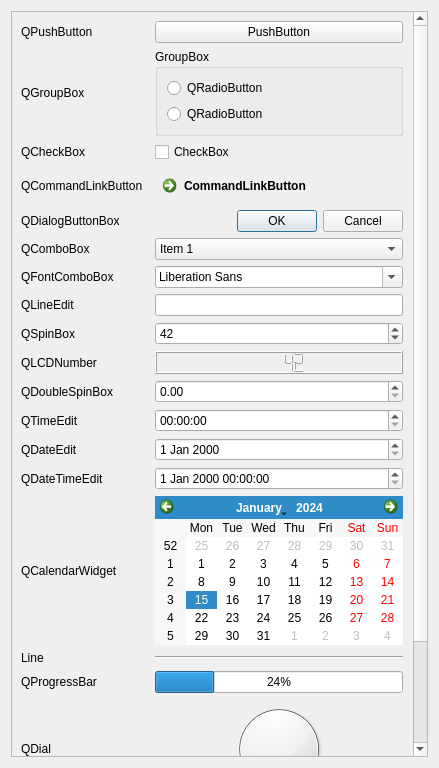
<?xml version="1.0" encoding="UTF-8"?>
<ui version="4.0">
 <class>TabSimple</class>
 <widget class="QWidget" name="TabSimple">
  <property name="geometry">
   <rect>
    <x>0</x>
    <y>0</y>
    <width>439</width>
    <height>768</height>
   </rect>
  </property>
  <property name="windowTitle">
   <string>Form</string>
  </property>
  <layout class="QVBoxLayout" name="verticalLayout_2">
   <item>
    <widget class="QScrollArea" name="scrollArea">
     <property name="widgetResizable">
      <bool>true</bool>
     </property>
     <widget class="QWidget" name="scrollAreaWidgetContents">
      <property name="geometry">
       <rect>
        <x>0</x>
        <y>-209</y>
        <width>423</width>
        <height>943</height>
       </rect>
      </property>
      <layout class="QGridLayout" name="gridLayout">
       <item row="18" column="2">
        <widget class="QProgressBar" name="progressBar">
         <property name="value">
          <number>24</number>
         </property>
        </widget>
       </item>
       <item row="8" column="2">
        <widget class="QSpinBox" name="spinBox">
         <property name="value">
          <number>42</number>
         </property>
        </widget>
       </item>
       <item row="0" column="0">
        <widget class="QLabel" name="label">
         <property name="text">
          <string>QPushButton</string>
         </property>
        </widget>
       </item>
       <item row="4" column="0">
        <widget class="QLabel" name="label_5">
         <property name="text">
          <string>QDialogButtonBox</string>
         </property>
        </widget>
       </item>
       <item row="1" column="2">
        <widget class="QGroupBox" name="groupBox">
         <property name="title">
          <string>GroupBox</string>
         </property>
         <layout class="QVBoxLayout" name="verticalLayout">
          <item>
           <widget class="QRadioButton" name="radioButton">
            <property name="text">
             <string>QRadioButton</string>
            </property>
           </widget>
          </item>
          <item>
           <widget class="QRadioButton" name="radioButton_2">
            <property name="text">
             <string>QRadioButton</string>
            </property>
           </widget>
          </item>
         </layout>
        </widget>
       </item>
       <item row="7" column="0">
        <widget class="QLabel" name="label_8">
         <property name="text">
          <string>QLineEdit</string>
         </property>
        </widget>
       </item>
       <item row="11" column="2">
        <widget class="QTimeEdit" name="timeEdit"/>
       </item>
       <item row="8" column="0">
        <widget class="QLabel" name="label_9">
         <property name="text">
          <string>QSpinBox</string>
         </property>
        </widget>
       </item>
       <item row="19" column="0">
        <widget class="QLabel" name="label_14">
         <property name="text">
          <string>QDial</string>
         </property>
        </widget>
       </item>
       <item row="10" column="2">
        <widget class="QDoubleSpinBox" name="doubleSpinBox"/>
       </item>
       <item row="0" column="2">
        <widget class="QPushButton" name="pushButton">
         <property name="text">
          <string>PushButton</string>
         </property>
        </widget>
       </item>
       <item row="5" column="0">
        <widget class="QLabel" name="label_6">
         <property name="text">
          <string notr="true">QComboBox</string>
         </property>
        </widget>
       </item>
       <item row="3" column="2">
        <widget class="QCommandLinkButton" name="commandLinkButton">
         <property name="text">
          <string>CommandLinkButton</string>
         </property>
        </widget>
       </item>
       <item row="2" column="0">
        <widget class="QLabel" name="label_3">
         <property name="text">
          <string>QCheckBox</string>
         </property>
        </widget>
       </item>
       <item row="22" column="3">
        <spacer name="horizontalSpacer">
         <property name="orientation">
          <enum>Qt::Horizontal</enum>
         </property>
         <property name="sizeHint" stdset="0">
          <size>
           <width>40</width>
           <height>20</height>
          </size>
         </property>
        </spacer>
       </item>
       <item row="20" column="2">
        <widget class="QSlider" name="horizontalSlider">
         <property name="maximum">
          <number>100</number>
         </property>
         <property name="orientation">
          <enum>Qt::Horizontal</enum>
         </property>
        </widget>
       </item>
       <item row="17" column="2">
        <widget class="Line" name="line">
         <property name="orientation">
          <enum>Qt::Horizontal</enum>
         </property>
        </widget>
       </item>
       <item row="3" column="0">
        <widget class="QLabel" name="label_4">
         <property name="text">
          <string>QCommandLinkButton</string>
         </property>
        </widget>
       </item>
       <item row="21" column="0">
        <widget class="QLabel" name="label_16">
         <property name="text">
          <string>QScrollBar</string>
         </property>
        </widget>
       </item>
       <item row="7" column="2">
        <widget class="QLineEdit" name="lineEdit"/>
       </item>
       <item row="18" column="0">
        <widget class="QLabel" name="label_21">
         <property name="text">
          <string>QProgressBar</string>
         </property>
        </widget>
       </item>
       <item row="13" column="0">
        <widget class="QLabel" name="label_13">
         <property name="text">
          <string>QDateTimeEdit</string>
         </property>
        </widget>
       </item>
       <item row="4" column="1" colspan="2">
        <widget class="QDialogButtonBox" name="buttonBox">
         <property name="standardButtons">
          <set>QDialogButtonBox::Cancel|QDialogButtonBox::Ok</set>
         </property>
        </widget>
       </item>
       <item row="17" column="0">
        <widget class="QLabel" name="label_20">
         <property name="text">
          <string>Line</string>
         </property>
        </widget>
       </item>
       <item row="22" column="0">
        <widget class="QLabel" name="label_17">
         <property name="text">
          <string>QKeySequenceEdit</string>
         </property>
        </widget>
       </item>
       <item row="10" column="0">
        <widget class="QLabel" name="label_10">
         <property name="text">
          <string>QDoubleSpinBox</string>
         </property>
        </widget>
       </item>
       <item row="22" column="2">
        <widget class="QKeySequenceEdit" name="keySequenceEdit"/>
       </item>
       <item row="2" column="2">
        <widget class="QCheckBox" name="checkBox">
         <property name="text">
          <string>CheckBox</string>
         </property>
        </widget>
       </item>
       <item row="5" column="2">
        <widget class="QComboBox" name="comboBox">
         <item>
          <property name="text">
           <string>Item 1</string>
          </property>
         </item>
         <item>
          <property name="text">
           <string notr="true">Item 2</string>
          </property>
         </item>
         <item>
          <property name="text">
           <string>Item 3</string>
          </property>
         </item>
        </widget>
       </item>
       <item row="12" column="2">
        <widget class="QDateEdit" name="dateEdit"/>
       </item>
       <item row="21" column="2">
        <widget class="QScrollBar" name="horizontalScrollBar">
         <property name="maximum">
          <number>100</number>
         </property>
         <property name="orientation">
          <enum>Qt::Horizontal</enum>
         </property>
        </widget>
       </item>
       <item row="6" column="0" colspan="2">
        <widget class="QLabel" name="label_7">
         <property name="text">
          <string>QFontComboBox</string>
         </property>
        </widget>
       </item>
       <item row="19" column="2">
        <widget class="QDial" name="dial">
         <property name="maximum">
          <number>100</number>
         </property>
        </widget>
       </item>
       <item row="12" column="0" colspan="2">
        <widget class="QLabel" name="label_12">
         <property name="text">
          <string>QDateEdit</string>
         </property>
        </widget>
       </item>
       <item row="6" column="2">
        <widget class="QFontComboBox" name="fontComboBox"/>
       </item>
       <item row="13" column="2">
        <widget class="QDateTimeEdit" name="dateTimeEdit"/>
       </item>
       <item row="11" column="0">
        <widget class="QLabel" name="label_11">
         <property name="text">
          <string>QTimeEdit</string>
         </property>
        </widget>
       </item>
       <item row="15" column="0">
        <widget class="QLabel" name="label_18">
         <property name="text">
          <string>QCalendarWidget</string>
         </property>
        </widget>
       </item>
       <item row="15" column="2">
        <widget class="QCalendarWidget" name="calendarWidget"/>
       </item>
       <item row="20" column="0">
        <widget class="QLabel" name="label_15">
         <property name="text">
          <string>QSlider</string>
         </property>
        </widget>
       </item>
       <item row="1" column="0">
        <widget class="QLabel" name="label_2">
         <property name="text">
          <string>QGroupBox</string>
         </property>
        </widget>
       </item>
       <item row="9" column="0">
        <widget class="QLabel" name="label_19">
         <property name="text">
          <string>QLCDNumber</string>
         </property>
        </widget>
       </item>
       <item row="9" column="2">
        <widget class="QLCDNumber" name="lcdNumber">
         <property name="value" stdset="0">
          <double>42.000000000000000</double>
         </property>
        </widget>
       </item>
      </layout>
     </widget>
    </widget>
   </item>
  </layout>
 </widget>
 <resources/>
 <connections/>
</ui>
